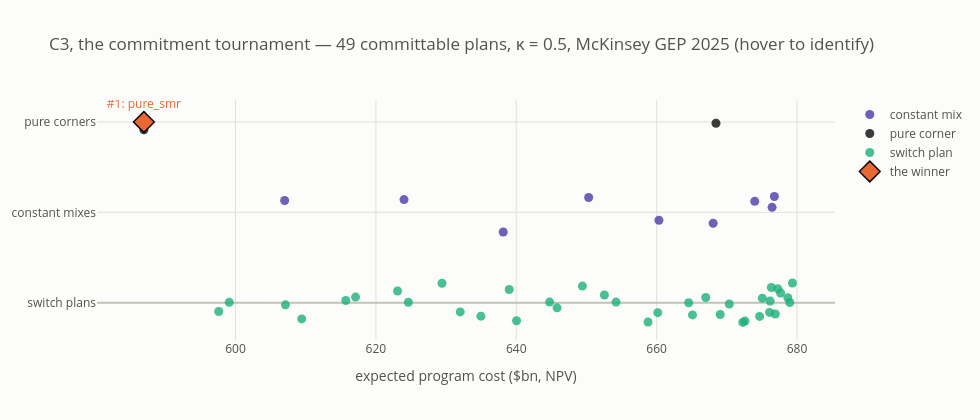

The notebook cell this image was saved under:
### Markdown cell above
### §12 · C3 — NOT SUPPORTED (barely) — The commitment tournament

**The claim:** among every plan a policymaker could *commit to in ink today* — all-large,
all-SMR, any constant mix (70/30, 50/50, …), or any "one technology until year τ, then
the other" switch — the all-SMR program has the lowest expected cost in every cell and
schedule.

Why restrict to fixed, committable plans? Because none of them get to peek at how costs
actually unfold — which isolates the pure *commitment* question. (What peeking would be
worth is priced separately: §14 and §15.)

**The verdict: NOT SUPPORTED — by exactly one cell out of 42.** All-SMR is the
expected-cost winner in 41 of 42 (cell × schedule) contests among the 49 registered
strategies. The single exception is, once again, the adversarial probe on the least
ambitious schedule, where all-large edges it. No *mixed* strategy — no hedge, no
constant split, no delayed switch — takes first place anywhere: learning rewards
concentration, so the tournament is always corner-vs-corner.

**Hover the strip below** to identify individual strategies (49 labels cannot fit on a
static axis): the corners at the extremes, the constant mixes strung between them, and
the switch families in between.

### Code cell
# §12 PLOTLY 3 - the 49-strategy tournament in one representative cell.
_ex_cell = "k050"
_ex = EXANTE[(EXANTE["cell"] == _ex_cell) & (EXANTE["schedule"] == REP_SCHED)].copy()
def _family(nm):
    if nm.startswith("pure"):
        return "pure corner"
    if nm.startswith("const"):
        return "constant mix"
    return "switch plan"
_ex["family"] = _ex["strategy"].map(_family)
_fam_color = {"pure corner": INK, "constant mix": "#4a3aa7", "switch plan": "#1baf7a"}
_fam_y = {"pure corner": 2, "constant mix": 1, "switch plan": 0}
rng_j = np.random.default_rng(7)
fig = go.Figure()
for fam, sub in _ex.groupby("family"):
    fig.add_trace(go.Scatter(
        x=as_bn(sub["E_cost"]), y=_fam_y[fam] + rng_j.uniform(-0.22, 0.22, len(sub)),
        mode="markers",
        marker=dict(size=9, color=_fam_color[fam], symbol="circle", opacity=0.8),
        name=fam, customdata=np.column_stack([sub["strategy"], as_bn(sub["P95"]),
                                              as_bn(sub["CVaR95"]), sub["rank_E"]]),
        hovertemplate=("<b>%{customdata[0]}</b><br>expected cost $%{x:,.0f} bn<br>"
                       "P95 $%{customdata[1]:,.0f} bn · bad-day average (CVaR95) "
                       "$%{customdata[2]:,.0f} bn<br>rank by expected cost: "
                       "%{customdata[3]:.0f} of 49<extra></extra>")))
_best = _ex[_ex["rank_E"] == 1].iloc[0]
fig.add_trace(go.Scatter(x=[as_bn(_best["E_cost"])], y=[_fam_y[_family(_best["strategy"])]],
                         mode="markers+text", text=[f"#1: {_best['strategy']}"],
                         textposition="top center", textfont=dict(color=COL["smr"], size=12),
                         marker=dict(size=16, symbol="diamond", color=COL["smr"],
                                     line=dict(color=INK, width=1.5)),
                         name="the winner", hoverinfo="skip"))
plotly_layout(fig, height=420, width=980,
              title=f"C3, the commitment tournament — 49 committable plans, "
                    f"{CELL_LABEL[_ex_cell]}, {REP_SCHED} (hover to identify)",
              yaxis=dict(tickvals=[0, 1, 2],
                         ticktext=["switch plans", "constant mixes", "pure corners"],
                         gridcolor=GRID_C),
              xaxis_title="expected program cost ($bn, NPV)")
fig.show()
print("reads: exports/tech_comparison/exante_ranking.csv")

### Figure 1 — Plotly figure (JSON) as saved in the notebook; plotly's stock layout.template omitted (floating-point values rounded to 4 significant figures; data arrays with more than 128 entries replaced by an {"elided": "..."} marker saying what was removed)
{"data": [{"customdata": [["const_0.1", 829.3, 849.3, 42.0], ["const_0.2", 827.2, 848.7, 43.0], ["const_0.3", 824.9, 847.9, 36.0], ["const_0.4", 821.5, 846.4, 30.0], ["const_0.5", 818.6, 845.4, 26.0], ["const_0.6", 815.0, 843.8, 21.0], ["const_0.7", 810.4, 841.6, 15.0], ["const_0.8", 804.6, 839.0, 10.0], ["const_0.9", 798.6, 835.0, 4.0]], "hovertemplate": "<b>%{customdata[0]}</b><br>expected cost $%{x:,.0f} bn<br>P95 $%{customdata[1]:,.0f} bn · bad-day average (CVaR95) $%{customdata[2]:,.0f} bn<br>rank by expected cost: %{customdata[3]:.0f} of 49<extra></extra>", "marker": {"color": "#4a3aa7", "opacity": 0.8, "size": 9, "symbol": "circle"}, "mode": "markers", "name": "constant mix", "type": "scatter", "x": [676.4, 676.8, 674.0, 668.0, 660.3, 650.3, 638.1, 624.0, 607.0], "y": [1.055, 1.175, 1.121, 0.8791, 0.9121, 1.164, 0.7823, 1.141, 1.131]}, {"customdata": [["pure_large", 824.5, 844.4, 31.0], ["pure_smr", 790.3, 829.5, 1.0]], "hovertemplate": "<b>%{customdata[0]}</b><br>expected cost $%{x:,.0f} bn<br>P95 $%{customdata[1]:,.0f} bn · bad-day average (CVaR95) $%{customdata[2]:,.0f} bn<br>rank by expected cost: %{customdata[3]:.0f} of 49<extra></extra>", "marker": {"color": "#0b0b0b", "opacity": 0.8, "size": 9, "symbol": "circle"}, "mode": "markers", "name": "pure corner", "type": "scatter", "x": [668.4, 586.9], "y": [1.986, 1.913]}, {"customdata": {"elided": "38x4 mixed values"}, "hovertemplate": "<b>%{customdata[0]}</b><br>expected cost $%{x:,.0f} bn<br>P95 $%{customdata[1]:,.0f} bn · bad-day average (CVaR95) $%{customdata[2]:,.0f} bn<br>rank by expected cost: %{customdata[3]:.0f} of 49<extra></extra>", "marker": {"color": "#1baf7a", "opacity": 0.8, "size": 9, "symbol": "circle"}, "mode": "markers", "name": "switch plan", "type": "scatter", "x": [597.6, 676.1, 607.1, 679.0, 615.7, 679.4, 623.1, 678.7, 629.4, 676.9, 635.0, 675.1, 640.0, 672.6, 644.8, 670.3, 649.4, 667.0, 654.2, 664.6, 660.2, 658.8, 665.1, 652.6, 669.1, 645.8, 672.3, 639.0, 674.7, 632.0, 676.3, 624.6, 677.3, 617.1, 677.7, 609.4, 676.2, 599.1], "y": [-0.09749, -0.1079, -0.02417, 0.002001, 0.02354, 0.218, 0.1288, 0.05376, 0.2151, -0.1253, -0.1495, 0.04952, -0.2007, -0.2043, 0.006551, -0.01487, 0.1836, 0.05686, 0.006212, -0.001376, -0.1111, -0.2148, -0.1353, 0.08449, -0.1317, -0.0574, -0.2184, 0.1452, -0.152, -0.1023, 0.1673, 0.004308, 0.1527, 0.06148, 0.1064, -0.1797, 0.0181, 0.00342]}, {"hoverinfo": "skip", "marker": {"color": "#eb6834", "line": {"color": "#0b0b0b", "width": 1.5}, "size": 16, "symbol": "diamond"}, "mode": "markers+text", "name": "the winner", "text": ["#1: pure_smr"], "textfont": {"color": "#eb6834", "size": 12}, "textposition": "top center", "type": "scatter", "x": [586.9], "y": [2]}], "layout": {"font": {"color": "#52514e", "size": 12}, "height": 420, "paper_bgcolor": "#fcfcfb", "plot_bgcolor": "#fcfcfb", "title": {"text": "C3, the commitment tournament — 49 committable plans, κ = 0.5, McKinsey GEP 2025 (hover to identify)"}, "width": 980, "xaxis": {"gridcolor": "#e1e0d9", "title": {"text": "expected program cost ($bn, NPV)"}, "zerolinecolor": "#c3c2b7"}, "yaxis": {"gridcolor": "#e1e0d9", "ticktext": ["switch plans", "constant mixes", "pure corners"], "tickvals": [0, 1, 2], "zerolinecolor": "#c3c2b7"}}}
